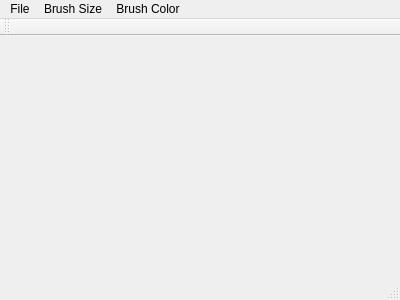
<?xml version="1.0" encoding="UTF-8"?>
<ui version="4.0">
 <class>MainWindow</class>
 <widget class="QMainWindow" name="MainWindow">
  <property name="geometry">
   <rect>
    <x>0</x>
    <y>0</y>
    <width>400</width>
    <height>300</height>
   </rect>
  </property>
  <property name="windowTitle">
   <string>MainWindow</string>
  </property>
  <widget class="QWidget" name="centralWidget"/>
  <widget class="QMenuBar" name="menuBar">
   <property name="geometry">
    <rect>
     <x>0</x>
     <y>0</y>
     <width>400</width>
     <height>19</height>
    </rect>
   </property>
   <widget class="QMenu" name="menuFile">
    <property name="title">
     <string>File</string>
    </property>
    <addaction name="actionSave"/>
    <addaction name="actionClear"/>
   </widget>
   <widget class="QMenu" name="menuBrush_Size">
    <property name="title">
     <string>Brush Size</string>
    </property>
    <addaction name="action2px"/>
    <addaction name="action5px"/>
    <addaction name="action10px"/>
   </widget>
   <widget class="QMenu" name="menuBrush_Color">
    <property name="title">
     <string>Brush Color</string>
    </property>
    <addaction name="actionBlack"/>
    <addaction name="actionWhite"/>
    <addaction name="actionRed"/>
    <addaction name="actionGreen"/>
    <addaction name="actionBlue"/>
   </widget>
   <addaction name="menuFile"/>
   <addaction name="menuBrush_Size"/>
   <addaction name="menuBrush_Color"/>
  </widget>
  <widget class="QToolBar" name="mainToolBar">
   <attribute name="toolBarArea">
    <enum>TopToolBarArea</enum>
   </attribute>
   <attribute name="toolBarBreak">
    <bool>false</bool>
   </attribute>
  </widget>
  <widget class="QStatusBar" name="statusBar"/>
  <action name="actionSave">
   <property name="text">
    <string>Save</string>
   </property>
  </action>
  <action name="actionClear">
   <property name="text">
    <string>Clear</string>
   </property>
  </action>
  <action name="action2px">
   <property name="text">
    <string>2px</string>
   </property>
  </action>
  <action name="action5px">
   <property name="text">
    <string>5px</string>
   </property>
  </action>
  <action name="action10px">
   <property name="text">
    <string>10px</string>
   </property>
  </action>
  <action name="actionBlack">
   <property name="text">
    <string>Black</string>
   </property>
  </action>
  <action name="actionWhite">
   <property name="text">
    <string>White</string>
   </property>
  </action>
  <action name="actionRed">
   <property name="text">
    <string>Red</string>
   </property>
  </action>
  <action name="actionGreen">
   <property name="text">
    <string>Green</string>
   </property>
  </action>
  <action name="actionBlue">
   <property name="text">
    <string>Blue</string>
   </property>
  </action>
 </widget>
 <layoutdefault spacing="6" margin="11"/>
 <resources/>
 <connections/>
</ui>
